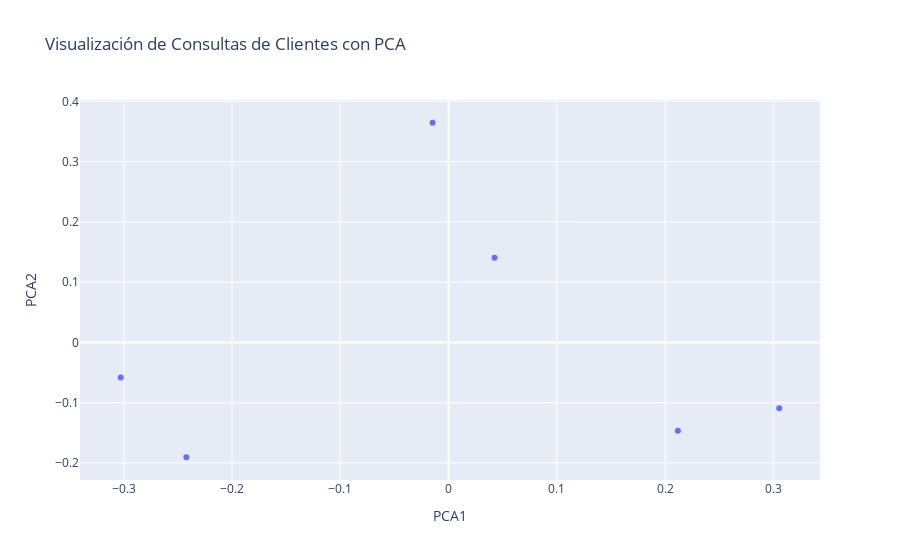

The notebook cell this image was saved under:
### Code cell
import numpy as np
import pandas as pd
import plotly.express as px
from sklearn.decomposition import PCA

pca = PCA(n_components=2)
embeddings = np.array(embeds)
embeddings_2d = pca.fit_transform(embeddings)

df = pd.DataFrame({
    "PCA1": embeddings_2d[:, 0],
    "PCA2": embeddings_2d[:, 1],
    "Consulta": queries
})

px.scatter(df, x="PCA1", y="PCA2", hover_data=["Consulta"], title="Visualización de Consultas de Clientes con PCA")

### Figure 1 — Plotly figure (JSON) as saved in the notebook; plotly's stock layout.template omitted (floating-point values rounded to 4 significant figures)
{"data": [{"customdata": [["¿Cómo puedo cambiar mi contraseña?"], ["Quiero actualizar mi dirección de envío"], ["¿Dónde puedo encontrar mi historial de compras?"], ["Tengo un problema con el software de mi dispositivo"], ["¿Cómo puedo obtener un reembolso por mi compra?"], ["Mi dispositivo no enciende, ¿qué debo hacer?"]], "hovertemplate": "PCA1=%{x}<br>PCA2=%{y}<br>Consulta=%{customdata[0]}<extra></extra>", "legendgroup": "", "marker": {"color": "#636efa", "symbol": "circle"}, "mode": "markers", "name": "", "orientation": "v", "showlegend": false, "type": "scatter", "x": [0.04247, -0.01475, 0.3054, -0.3028, 0.2118, -0.2422], "xaxis": "x", "y": [0.1403, 0.3644, -0.1092, -0.05839, -0.1466, -0.1905], "yaxis": "y"}], "layout": {"legend": {"tracegroupgap": 0}, "title": {"text": "Visualización de Consultas de Clientes con PCA"}, "xaxis": {"anchor": "y", "domain": [0, 1], "title": {"text": "PCA1"}}, "yaxis": {"anchor": "x", "domain": [0, 1], "title": {"text": "PCA2"}}}}
